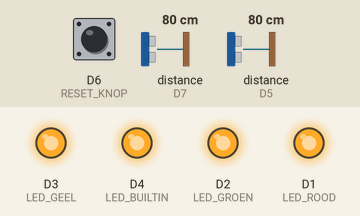
This sketch was run on a simulated ESP8266 (NodeMCU). Shown: output pins drawn as LEDs (lit = HIGH, except the on-board LED, lit = LOW). Dashed ring = blinking. The test bench sets the inputs (shaded band); at power-on: distance to the obstacle (sensors on D7, D5) 80 cm, D6 (RESET_KNOP) LOW. WiFi joins after 1.5 s; servers stay silent unless stated; what the sketch prints to the serial monitor is not drawn.

Above: at 2.7 s.
2.8 s: distance to the obstacle (sensor on D7) set to 22 cm
4.3 s: distance to the obstacle (sensor on D7) set to 17 cm
At 4.7 s:
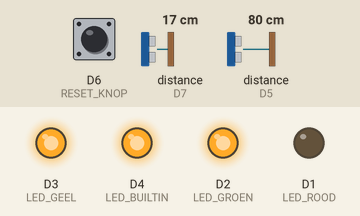
5.8 s: distance to the obstacle (sensor on D5) set to 21 cm
7.3 s: distance to the obstacle (sensor on D5) set to 17 cm
At 7.5 s:
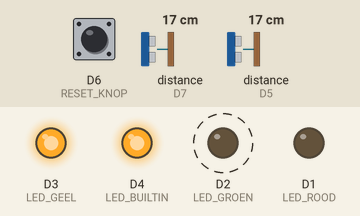
10.3 s: distance to the obstacle (sensor on D7) set to 35 cm
At 11.2 s:
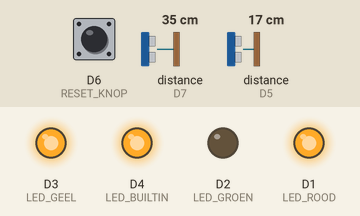
11.9 s: D6 (RESET_KNOP) pulled HIGH for 1 s
At 12.5 s:
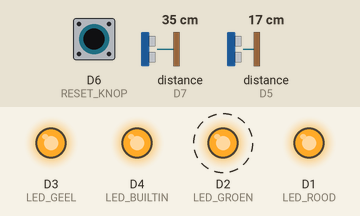
Timing chart, 0 to 14.9 s (numbered marks = the images above; inputs shaded):
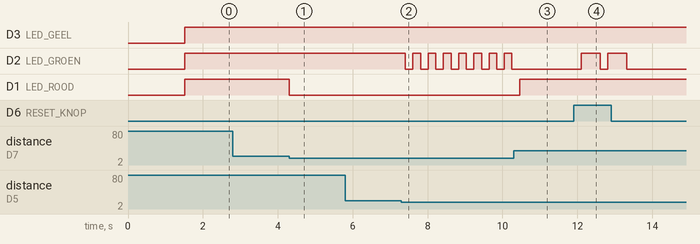

Measured:
- the behaviour switches between 20 and 19 cm on distance to the obstacle (sensor on D7) (found by bisection; images 0 and 1)
- the behaviour switches between 20 and 19 cm on distance to the obstacle (sensor on D5) (found by bisection; images 1 and 2)
- after the input at 2.8 s, every drawn part: stays the same
- after the input at 4.3 s, D1 (LED_ROOD): HIGH → LOW at once
- after the input at 7.3 s, D2 (LED_GROEN): alternates HIGH for 0.20 s and LOW for 0.20 s, starting after 0.11 s
- after the input at 10.3 s, D2 (LED_GROEN): stops changing and stays LOW; D1 (LED_ROOD): LOW → HIGH after 0.15 s
- after the input at 11.9 s, D2 (LED_GROEN): alternates HIGH for 0.50 s and LOW for 0.20 s, 4 changes in all, then stays LOW, starting after 0.20 s

The sketch:

teller.ino
```cpp
// Code uit de arduino IDE

// De bestanden die ingeladen moeten kunnen worden op de arduino
#include <ESP8266WiFi.h>
#include <Ultrasonic.h>
#include "secrets.h"
#include "www/index.html.h"
#include "www/styles.ccs.h"
#include "www/teller.js.h"

// Voor het invoeren van de wifi gegevens om verbinding te maken
// Als je dit dus wel hier doet wordt het geupload binnen github en staan de gegevens online
const char* ssid = STASSID;
const char* password = STAPSK;

WiFiServer server(80);

// #define laat hier zien welke onderdelen van de 'schakeling' verbonden zijn aan welke punten het arduino bord
// Daarnaast wordt aangegeven wat het maximaal aantal wachtenden is en hoe breed de poort is
Ultrasonic sensorUitgaandkomend = Ultrasonic(D5);
Ultrasonic sensorUitgaand  = Ultrasonic(D8, D7);

#define MAX_WACHTENDEN 10
#define BREEDTE_POORT 20
#define LED_GROEN D2
#define LED_ROOD D1
#define LED_GEEL D3
#define RESET_KNOP D6

// Op het punt van beginnen is het aantal wachtenden 0
// int = integer = geheel getal
// deze staat buiten de loop omdat dit alleen van belang is als je net begint, als deze in de loop iedere keer naar 0 gaat hou je in feite niets bij
int wachtenden = 0;

// De algemene informatie voor de setup van het hele project
// Met Serial. begin(9600); wordt de communicatiesnelheid ingesteld op 9600 bits/seconde.
void setup() {
  Serial.begin(9600);

// met pinmode wordt aangegeven wat de pin moet doen, of het element dat aangesloten is input of output moet geven
// de lampjes zijn output want die moeten een signaal ontvangen en daar iets mee doen
// de knop is input want die moet een signaal sturen naar de arduino dat er iets moet veranderen
  pinMode(LED_GROEN, OUTPUT);
  pinMode(LED_ROOD, OUTPUT);
  pinMode(LED_GEEL, OUTPUT);
  pinMode(RESET_KNOP, INPUT);
  pinMode(LED_BUILTIN, OUTPUT);
  digitalWrite(LED_BUILTIN, 0);

// Er moet als eerste verbinding worden gemaakt met wifi, anders werkt de site niet waar je het aantal kunt bijhouden
  Serial.println();
  Serial.println();
  Serial.print("Wacht op WiFi ");
  WiFi.mode(WIFI_STA);
  WiFi.begin(ssid, password);

// Als de wifi verbonden is wordt er een vertraging ingesteld van 500ms vorodat het nieuwe signaal wordt geladen
// Doe je dit niet en zet je dit heel laag? Dan moet de arduino continu opnieuw informatie ontvangen en sturen en dit kan de arduino niet aan
  while (WiFi.status() != WL_CONNECTED) {
    delay(500);
    Serial.print(".");
  }

// Als de arduino verbonden is met wifi dan kan de webserver gestart worden
  Serial.println("");
  Serial.println("WiFi verbonden");
  // start de webserver:
  // Om de wachtrij te zien moet je verbinding maken met het lokale IP adres
  server.begin();
  Serial.print("Om de wachtrij te zien ga naar http://");
  Serial.println(WiFi.localIP());

}

// Het antwoord van de webserver
void httpResponse(WiFiClient client, String contentType, String content) {
    client.print("HTTP/1.1 200 OK\r\nContent-Type: text/");
// content type geeft aan wat voor bestand er wordt ingeladen - bijvoorbeeld html pagina
    client.print(contentType);
// \r houdt in: nieuwe regel
    client.print("\r\n\r\n");
    client.print(content);
}

//de 'client' moet de informatie van de server accepteren
void loop() {
  WiFiClient client = server.accept();
  if (client) {
    String req = client.readStringUntil('\r');
    client.setTimeout(5000);
     while (client.available()) {
       client.read();
    }
    // HTTP response:
    if (req.indexOf("/styles.css") != -1) {
      httpResponse(client, "css", CSS);
    } else if (req.indexOf("/teller.js") != -1) {
      httpResponse(client, "javascript", JS);
    } else if (req.indexOf("/wachtenden") != -1) {
      httpResponse(client, "plain", String(wachtenden));
    } else {
      httpResponse(client, "html", INDEX);
    }

    // bovenstaande houdt in: als de index styles.css bevat: open CSS
    // als die het niet is, open dan JavaScript etc.
    // als het allemaal niet is, open dan HTML.
  }

// als het aantal wachtenden het maximaal bereikt, wat eerder ingesteld is op 10, dan gaat het gele lampje branden
// led_geel, low houdt in dat het lampje brandt (wel ingedrukt dus maakt contact met arduino)
// als het aantal wachten niet op maximaal zit, brand het lampje niet dus led_geel, high (niet ingedrukt)
  if (wachtenden >= MAX_WACHTENDEN) {
    digitalWrite(LED_GEEL, LOW);
  } else {
    digitalWrite(LED_GEEL, HIGH);
  }
// rood en groen zijn niet ingedrukt
  digitalWrite(LED_ROOD, HIGH);
  digitalWrite(LED_GROEN, HIGH);

// als de reset knop wordt ingedrukt gaat het aantal wachtenden terug naar 0
  if (digitalRead(RESET_KNOP) == HIGH) {
    wachtenden = 0 ;
    delay(500) ;
  }

// als de sensor een afstand ziet die kleiner is dan de ingestelde afstand moet het rode lampje gaan branden - er komt iemand binnen
// een vertraging van 200ms want de persoon moet tijd krijgen om langs het poortje te lopen
  if (sensorUitgaand.read() < BREEDTE_POORT) {
    digitalWrite(LED_ROOD, LOW);
    // allow time to pass:
    delay(200);

// als de sensor een afstand meet die groter is dan de ingestelde afstand is er iemand langsgelopen en gaat het rode lampje vranden
    if (sensorUitgaand.read() > BREEDTE_POORT) {
      // passed
      digitalWrite(LED_ROOD, HIGH);
      wachtenden++;
    }
  }

// hetzelfde gelft voor de andere sensor en het groene lampje - er gaat iemand weg
  if (sensorUitgaandkomend.read() < BREEDTE_POORT) {
    digitalWrite(LED_GROEN, LOW);
    // allow time to pass:
    delay(200);
    if (sensorUitgaandkomend.read() > BREEDTE_POORT) {
      // passed
      digitalWrite(LED_GROEN, HIGH);
      wachtenden--;
    }
  }

// Het aantal wachtenden kan niet lager dan 0 dus ik heb ingesteld dat het aantal wachtenden onder 0 inhoudt dat er 0 wachtenden zijn
  if (wachtenden < 0) wachtenden = 0;
}
```

secrets-dist.h
```cpp
// Hernoem dit bestand naar sercrets.h
// Dit bestand wordt niet in de Github code meegenomen omdat er wachtwoorden in staan!
// Bestand aangemaakt voor anderen om hun eigen wachtwoorden etc in te kunnen voeren
// Een algemeen bestand voor als anderen van buitenaf de code willen gebruiken
#ifndef STASSID
#define STASSID "your-ssid"
#define STAPSK "your-password"
#endif
```

index.html.h
```cpp
const char* INDEX = R"=====(<!DOCTYPE html>
<html lang="nl">

  <head>
    <meta charset="UTF-8">
    <meta http-equiv="X-UA-Compatible" content="IE=edge">
    <meta name="viewport" content="width=device-width, initial-scale=1.0">
    <title>Schiphol Security Teller</title>
    <link rel="stylesheet" href="styles.css">
  </head>
  <body>
    <div>
      <h1><img src="https://raw.githubusercontent.com/mightymax/arduino-security-teller/main/Schiphol_logo.png" alt="Schiphol"></h1>
      <h2>Security</h2>
      <h3>Aantal wachtenden voor u</h3>
      <h4></h4>
      <pre></pre>
    </div>
    <script src="teller.js"></script>
  </body>
</html>)=====";
```

styles.ccs.h
```cpp
const char* CSS = R"=====(body {
  text-align: center;
}

body > div {
  width: 500px;
}

h1 {
  color: rgb(3, 3, 50);
  font-family: Impact, Haettenschweiler, 'Arial Narrow Bold', sans-serif;
  font-size: 3em;
  margin: 0;
}

h1 img {
  width: 90%;
}
h2 {
  font-family: Impact, Haettenschweiler, 'Arial Narrow Bold', sans-serif;
  text-transform: uppercase;
  color: rgb(8, 8, 143);
  font-size: 6em;
  margin: 0;
}

h3 {
  font-family: Arial, Helvetica, sans-serif;
  text-transform: uppercase;
  color: rgb(8, 8, 143);
  font-size: 1.5em;
}

h4 {
  font-family: Impact, Haettenschweiler, 'Arial Narrow Bold', sans-serif;
  text-transform: uppercase;
  color: #ffffff;
  font-size: 6em;
  margin: auto;
  margin-top: -50px;
  width: 300px;
  height: 300px;
  background-image: url('https://raw.githubusercontent.com/mightymax/arduino-security-teller/main/stop-and-go.jpg');
  background-position: -600px 0px;
  background-repeat: no-repeat;
}

h4.stop {
  background-position: 0px 0px;
}

h4.warn {
  background-position: -300px 0px;
}

h4 p {
  line-height: 300px;
}

h4.hidden {
  display: none
})=====";
```

teller.js.h
```cpp
const char* JS = R"=====(const server = './wachtenden'
const MAX = 10
let C =  0
const counter = () => {
  fetch(server)
    .then(r => r.text())
    .then(c =>  {
      c = parseInt(c)
      const h4 = document.querySelector('h4')
      h4.innerHTML=`<p>${c}</p>`
      if (c >= MAX) {
        h4.classList.add('stop')
        h4.classList.remove('go')
        h4.classList.remove('warn')
      } else if ( c > 0.5 * MAX) {
        h4.classList.remove('stop')
        h4.classList.remove('go')
        h4.classList.add('warn')
      } else {
        h4.classList.remove('stop')
        h4.classList.add('go')
        h4.classList.remove('warn')
      }
      document.querySelector('pre').innerText=''
    })
    .catch(_ => document.querySelector('pre').innerText='Fout bij het ophalen van de teller.')
  setTimeout(counter, 1000)
}

window.onload = () => {
  counter()
})=====";
```
